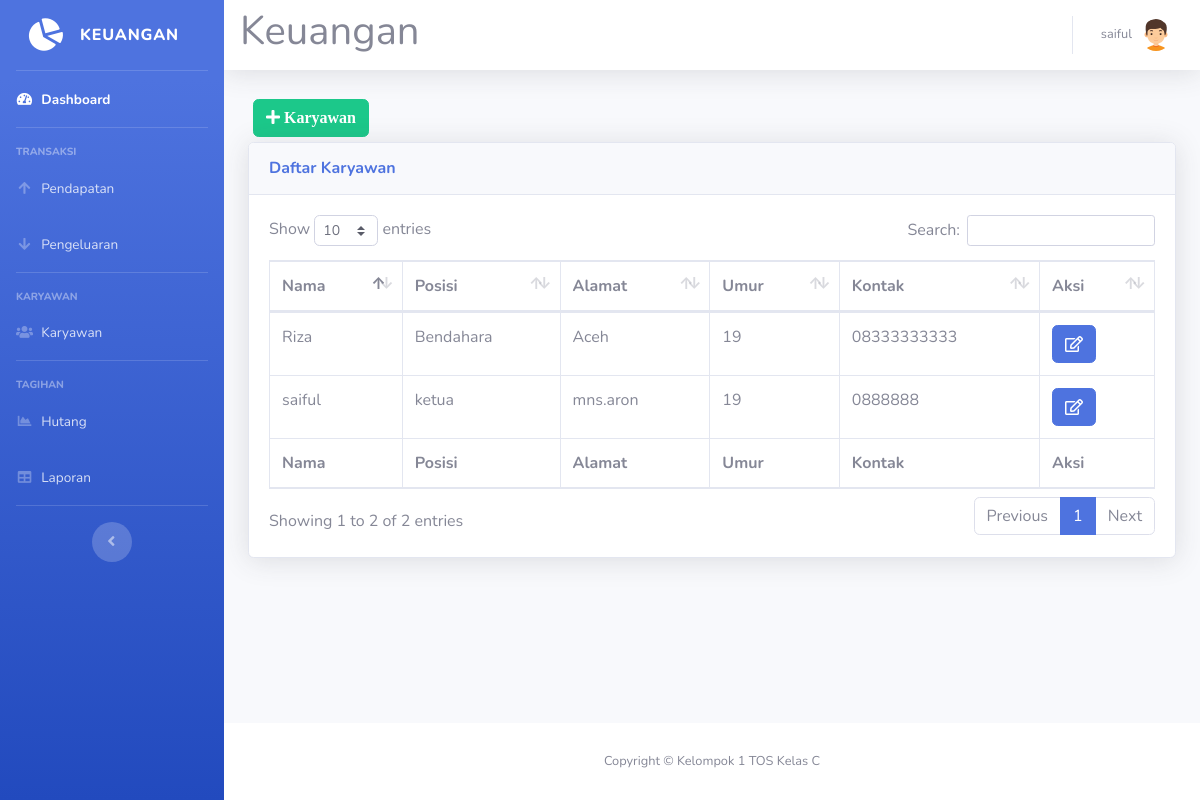
Screenshot of /karyawan.php (signed in) with the database file from the repository.
### tables this page shows
CREATE TABLE `karyawan` (
  `id_karyawan` int NOT NULL,
  `nama` varchar(40) NOT NULL,
  `posisi` varchar(40) NOT NULL,
  `alamat` varchar(40) NOT NULL,
  `umur` int NOT NULL,
  `kontak` varchar(40) NOT NULL
);

### karyawan.php (the view, shortened to what this page needs)
<!DOCTYPE html>
<html lang="en">
<head>
  <link href="vendor/fontawesome-free/css/all.min.css" rel="stylesheet" type="text/css">
  <link href="css/sb-admin-2.min.css" rel="stylesheet">
  <link href="vendor/datatables/dataTables.bootstrap4.min.css" rel="stylesheet">
</head>
<body id="page-top">
<?php require 'koneksi.php'; ?>
<?php require 'sidebar.php'; ?>
      <div id="content">
<?php require 'navbar.php'; ?>
        <div class="container-fluid">
<button type="button" class="btn btn-success" style="margin:5px" data-toggle="modal" data-target="#myModalTambah"><i class="fa fa-plus"> Karyawan</i></button><br>
          <div class="card shadow mb-4">
            <div class="card-header py-3">
              <h6 class="m-0 font-weight-bold text-primary">Daftar Karyawan</h6>
            </div>
            <div class="card-body">
              <div class="table-responsive">
                <table class="table table-bordered" id="dataTable" width="100%" cellspacing="0">
                  <thead>
                    <tr>
                      <th>Nama</th>
                      <th>Posisi</th>
                      <th>Alamat</th>
                      <th>Umur</th>
                      <th>Kontak</th>
                      <th>Aksi</th>
                    </tr>
                  </thead>
                  <tfoot>
                    <tr>
                      <th>Nama</th>
                      <th>Posisi</th>
                      <th>Alamat</th>
                      <th>Umur</th>
                      <th>Kontak</th>
                      <th>Aksi</th>
                    </tr>
                  </tfoot>
                  <tbody>
				  <?php
$query = mysqli_query($koneksi,"SELECT * FROM karyawan");
while ($data = mysqli_fetch_assoc($query))
{
?>
                    <tr>
                      <td><?=$data['nama']?></td>
                      <td><?=$data['posisi']?></td>
                      <td><?=$data['alamat']?></td>
                      <td><?=$data['umur']?></td>
                      <td><?=$data['kontak']?></td>
					  <td>
<a href="#" type="button" class=" fa fa-edit btn btn-primary btn-md" data-toggle="modal" data-target="#myModal<?php echo $data['id_karyawan']; ?>"></a>
</td>
</tr>
  </div>
<?php
}
?>
              </div>
            </div>
          </div>
        </div>
      </div>
<?php require 'footer.php'?>
</body>
</html>

### rows the page displays
karyawan: nama "saiful", posisi "ketua", alamat "mns.aron", umur "19", kontak "0888888"
karyawan: nama "Riza", posisi "Bendahara", alamat "Aceh", umur "19", kontak "08333333333"

### other values shown
$_SESSION['nama'] "saiful"
